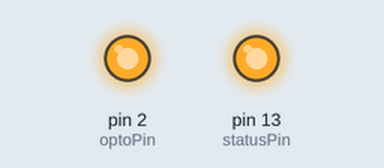
This sketch was run on a simulated Arduino Uno, built with avr-gcc and run on an emulated ATmega328P. Parts: output pins drawn as LEDs (lit = HIGH).

Above: at 2.5 s.
At 7.5 s:
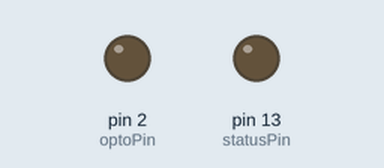
Timing chart, 0 to 13.0 s (numbered marks = the images above):
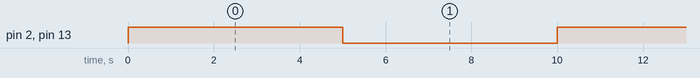

The sketch:

sketch_project15.ino
```cpp
/*
  Arduino Starter Kit -- Project 15
 */

const int optoPin = 2;
const int statusPin = 13;

void setup() {
  pinMode(optoPin, OUTPUT);
  pinMode(statusPin, OUTPUT);
}

void loop() {

  // This is hooked up to an LED lamp
  // The optocoupler should act as a swithc

  digitalWrite(optoPin, HIGH);
  digitalWrite(statusPin, HIGH);
  delay(5000);

  digitalWrite(optoPin, LOW);
  digitalWrite(statusPin, LOW);
  delay(5000);
}
```

Measured:
- by itself, pin 2 (optoPin), pin 13 (statusPin): alternates HIGH for 5.0 s and LOW for 5.0 s
